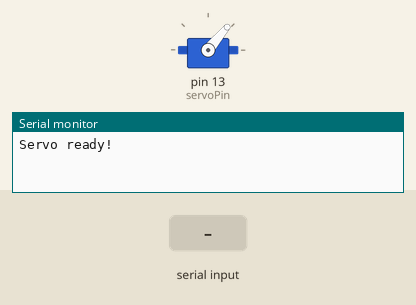
Recording of a sketch running on a simulated Arduino Uno, built with avr-gcc and run on an emulated ATmega328P. Parts: servo, the last lines printed to the serial monitor. The inputs (shaded band) are chosen by the test bench.

Above: at 2.2 s.
2.3 s: "1\n" received over Serial
At 2.6 s:
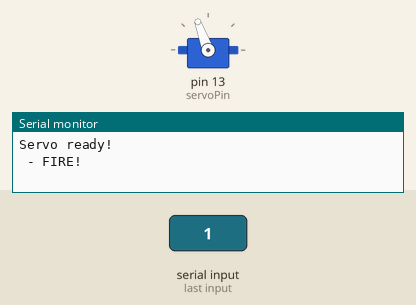
Timing chart, 0 to 5.3 s (numbered marks = the images above; inputs shaded):
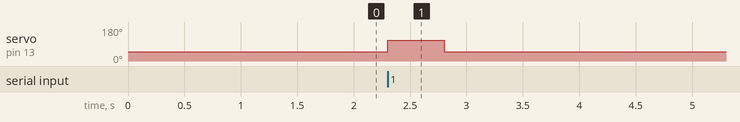

The sketch:

gun.ino
```cpp
#include <Servo.h>

Servo myServo;  // Create servo object

const int servoPin = 13;  // Pin connected to servo

void setup() {
  Serial.begin(9600);            // Start serial communication at 9600 baud
  myServo.attach(servoPin);      // Attach servo to pin 9
  myServo.write(50);             // Start at rest position (60 degrees)
  Serial.println("Servo ready!");
  delay(1000);
}

void loop() {
  // Check if data is available from serial
  if (Serial.available() > 0) {
    char input = Serial.read();  // Read the incoming byte

     if (input == '\n' || input == '\r') {
      return;
    }

      Serial.println(" - FIRE!");
      myServo.write(110);  // Move to fire position
      delay(500);          // Hold position
      myServo.write(50);   // Return to neutral
      delay(500);


    Serial.println("Complete. Ready for next trigger...");
  }
}
```

Measured:
- after the input at 2.3 s, servo on pin 13 (servoPin): 50° → 110° at once, → 50° 0.50 s later
